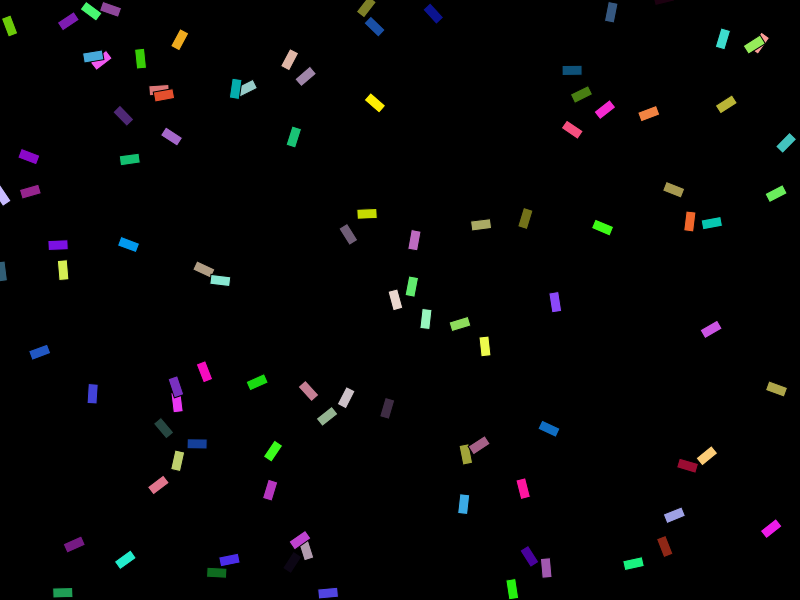
Frame 1 (no input)
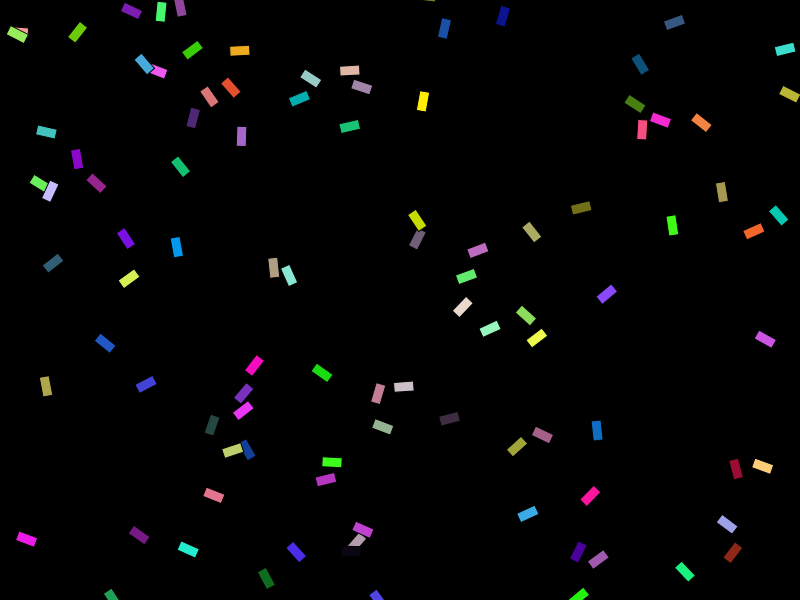
Frame 60 (no input)
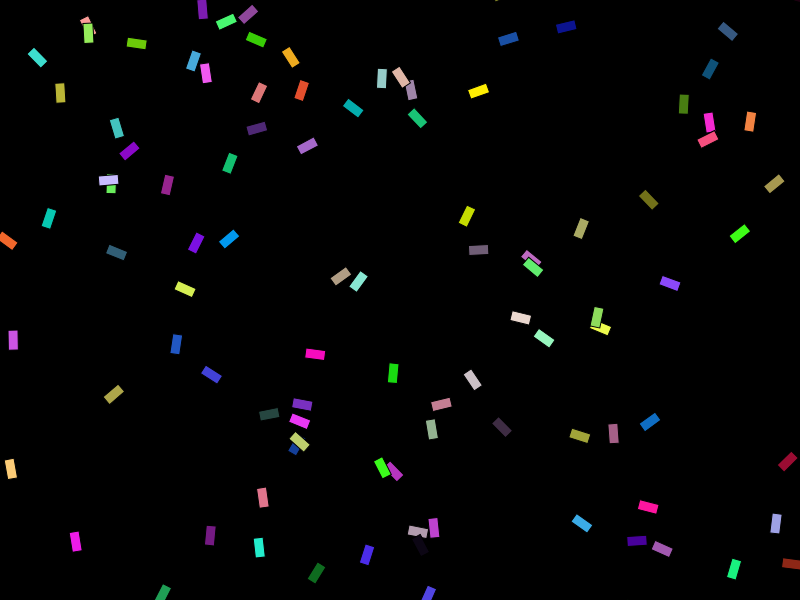
Frame 120 (the mouse pressed at the canvas centre since frame 60)

The p5.js sketch that drew these frames (run headless with seeded random() and noise() and a simulated clock; from frame 60 on, the mouse is pressed at the canvas centre):

// p5.js sketch
// ── sketch.js
let myCars=[];

function setup() {
  createCanvas(800, 600);
  for (let i = 0; i < 100; i++){
    myCars[i] = new Car (color(random(255,0),random(0,255),random(0,255)),random(0,width),random(0,height),1, random(360));
    
  }
}

function draw() {
  background(0);
  for (let j= 0; j<100; j ++){
    myCars[j].drive();
    myCars[j].display();
    myCars[j].flip();
  }
}
// ── car.js
class Car {

  
    constructor(tempC, tempXpos,  tempYpos, tempXspeed, tempAng){
     this.c= tempC;
     this.xpos = tempXpos;
     this.ypos = tempYpos;
     this.xspeed = tempXspeed;
     this.angle = tempAng;
    }
    
    display(){
      push();
      stroke(0);
      fill(this.c);
      translate(this.xpos,this.ypos);
      rotate(radians(this.angle));
      rect(0,0,20,10);
      pop();
    }
    
    drive(){
      this.xpos = this.xpos + this.xspeed;
      if (this.xpos>width){
        this.xpos = 0;
      }
    }
  
   flip(){
    this.angle ++;
  }
  
  }
  
   
  
  
// ── style.css
html,body{
    padding:0;
    margin:0;
}

#image{
    position:absolute;
    bottom:10px ;
    left:400px ;
    z-index:1;
}
p{
    position: absolute;
    top:30px ;
    left:470px ;
    z-index:1;
    color:aquamarine;

}
canvas{
    position:relative;
    width: 100vw !important;
    height: 100vh !important;
}
